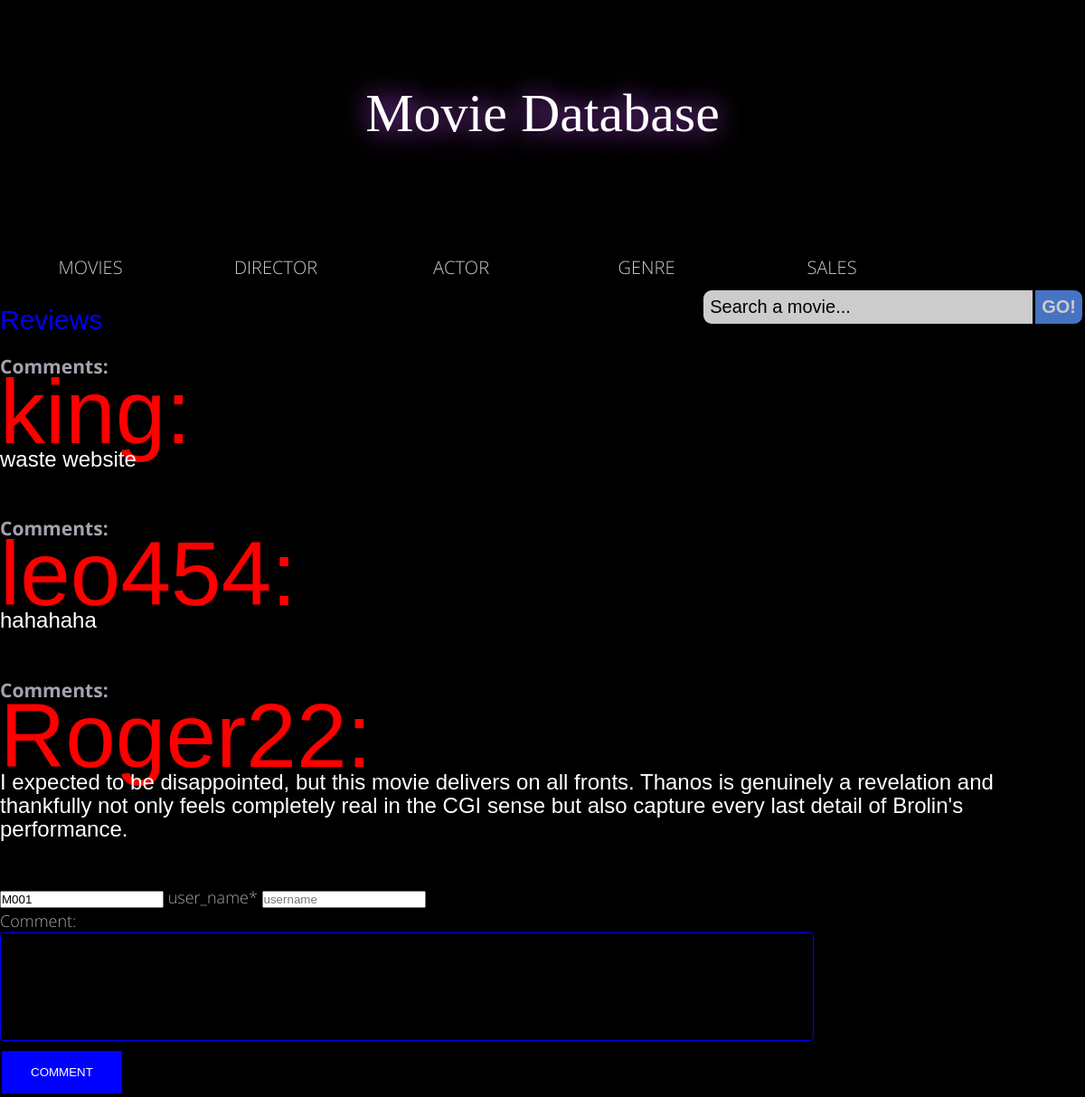
/comment.php?Movie_id=M001, run on the app's committed database.
### tables this page shows
CREATE TABLE `review` (
  `Movie_id` varchar(10) NOT NULL,
  `user_name` varchar(10) NOT NULL,
  `Comment` text NOT NULL
);

### comment.php (the view, shortened to what this page needs)
<?php include 'database.php'; ?>
<!DOCTYPE html>
<html>
     <head>
	 <link rel="stylesheet" href="css/style.css" type="text/css" />
	 <link rel="stylesheet" href="css/table.css" type="text/css" />
	 </head>
	     <body>
	         <header>
		       <h1><a href="main.php">Movie Database</a></h1>
             </header></br>
			 <ul>
			   <li><a>MOVIES</a>
			   </li>
			   <li><a>DIRECTOR</a>
			   </li>
			   <li><a>ACTOR</a>
			   </li>
			   <li><a href="genre.php">GENRE</a></li>
			   <li><a href="sales.php">SALES</a></li>
			 </ul>
		 	<form class="srch" method="POST" action="srch.php">
				<input name="search" type="text" id="searchBar" placeHolder="" value="Search a movie..." onMouseDown="active()"; /><input type="submit" name="submit" id="searchBtn" value="GO!"; />
			</form>
			<br><br>
			<p style='color:Blue; font-size:30px;'>Reviews</h1><br><br>
<?php
	if(isset($_GET['Movie_id'])){
		$Movie_id  = $_GET['Movie_id'];
		$sql = "SELECT * FROM review
				WHERE Movie_id ='$Movie_id'";
			$result = $con->query($sql);
if ($result->num_rows > 0) {
    while($ro = $result->fetch_assoc()) {
		echo"<h3>Comments:</h3><br><p style='color:red;'>$ro[user_name]:</p><br><p style='color:white; font-size:24px;'>$ro[Comment]</p><br><br>";
    }
}
else {
    echo "<p style='color:red; font-size:24px;'>no comments</p>";
}
}
?>
		<div class="formC">
			<form method="post">
					   <input type="varchar" value="<?= $_GET['Movie_id']; ?>" id = "Movie_id" name="Movie_id" readonly = "readonly">
					  <label>user_name<span class="required">*</span></label>
					  <input type="text" name="user_name" class="field-divided" placeholder="username" /><br>
						<label>Comment:<span class="required"></label><br>
					    <textarea name="Comment"> </textarea><br>
						<input name="submit" type="submit" value="COMMENT">
            </form>
			</div>
	</body>
</html>

### css/style.css (style rules this page uses)
* { margin:0; padding:0; }
body { font-family: 'Roboto', sans-serif; font-weight: 100; line-height:1em; background:#484545; background-image: url('bg1.jpg'); background-size:cover; color:black; font-size:18px; background-color: #000000; }
header h1 { font-family:Georgia; font-size:60px; line-height:1.5em; padding:80px 0; text-align: center; position: relative; color:#43a9f7; }
h1 a { text-decoration:none; color:#fff; padding:0 20px; font-size:100%; text-shadow:0 0 30px #C655FE; }
h1 a:after { content: attr(data-text); position:absolute; top:0; left:0; padding:0 20px; z-index:-1; color: #C655FE; filter :blur(15px); }
p { font-size:100px; font-family:Arial; }
ul { margin:0; padding:0; list-style:none; }
ul li { float:left; width:200px; height:40px; background-color:black; opacity:.8; line-height:40px; text-align:center; font-size:20px; margin-right:5px; }
ul li a { text-decoration:none; color:white; display:block; }
.srch { float:right; }
#searchBar { border:1px solid #000000; border-right:none; font-size:20px; padding:7px; width:350px; outline:none; color:#black; -webkit-border-top-left-radius:10px; -webkit-border-bottom-left-radius:10px; -moz-border-radius-topleft: 10px; -moz-border-radius-bottomleft:10px; border-top-left-radius:10px; border-bottom-left-radius:10px; opacity:.8; }
#searchBtn { border:1px solid #000000; font-size:20px; padding:7px; background:#5891F4; opacity:.8; font-weight:bold; cursor:pointer; outline:none; -webkit-border-top-right-radius:10px; -webkit-border-bottom-right-radius:10px; -moz-border-radius-topright: 10px; -moz-border-radius-bottomright:10px; border-top-right-radius:10px; border-bottom-right-radius:10px; }

### css/table.css (style rules this page uses)
body { font-family: 'Open Sans', sans-serif; font-weight: 300; line-height: 1.42em; color:#A7A1AE; background-color: black; }
h1 { font-size:3em; font-weight: 300; line-height:1em; text-align: center; color: #4DC3FA; }

### comment.php (style rules this page uses)
input[type=submit] { background-color:blue; border: none; color: white; padding: 16px 32px; text-decoration: none; margin: 4px 2px; cursor: pointer; }
textarea { width: 75%; height: 120px; padding: 12px 0px; box-sizing: border-box; border: 1px solid blue; border-radius: 4px; background:none; color;white; font-size: 20px; resize: none; }

### data on the page
review: user_name "king", Comment "waste website"
review: user_name "leo454", Comment "hahahaha"
review: user_name "Roger22", Comment "I expected to be disappointed, but this movie delivers on all fronts. Thanos is genuinely a revelation and thankfully not only feels completely real in the CGI sense but also capture every last detail of Brolin's performance."
